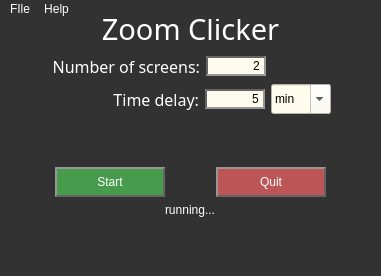
<?xml version="1.0" encoding="UTF-8"?>
<ui version="4.0">
 <class>MainWindow</class>
 <widget class="QMainWindow" name="MainWindow">
  <property name="geometry">
   <rect>
    <x>0</x>
    <y>0</y>
    <width>381</width>
    <height>276</height>
   </rect>
  </property>
  <property name="windowTitle">
   <string>ZoomClicker</string>
  </property>
  <property name="styleSheet">
   <string notr="true">background-color: rgb(50, 50, 50);
color: rgb(255, 255, 255);</string>
  </property>
  <widget class="QWidget" name="centralwidget">
   <widget class="QWidget" name="verticalLayoutWidget">
    <property name="geometry">
     <rect>
      <x>10</x>
      <y>-10</y>
      <width>361</width>
      <height>208</height>
     </rect>
    </property>
    <layout class="QVBoxLayout" name="verticalLayout">
     <item>
      <widget class="QLabel" name="label">
       <property name="sizePolicy">
        <sizepolicy hsizetype="Preferred" vsizetype="Fixed">
         <horstretch>0</horstretch>
         <verstretch>0</verstretch>
        </sizepolicy>
       </property>
       <property name="minimumSize">
        <size>
         <width>0</width>
         <height>40</height>
        </size>
       </property>
       <property name="maximumSize">
        <size>
         <width>16777215</width>
         <height>40</height>
        </size>
       </property>
       <property name="font">
        <font>
         <family>Trebuchet MS</family>
         <pointsize>22</pointsize>
         <weight>9</weight>
         <italic>false</italic>
         <bold>false</bold>
        </font>
       </property>
       <property name="styleSheet">
        <string notr="true">font: 75 22pt &quot;Trebuchet MS&quot;;
color: rgb(255, 255, 255);</string>
       </property>
       <property name="text">
        <string>Zoom Clicker</string>
       </property>
       <property name="alignment">
        <set>Qt::AlignCenter</set>
       </property>
      </widget>
     </item>
     <item>
      <layout class="QVBoxLayout" name="verticalLayout_2">
       <item>
        <layout class="QHBoxLayout" name="horizontalLayout_3">
         <item>
          <widget class="QLabel" name="label_2">
           <property name="font">
            <font>
             <family>Trebuchet MS</family>
             <pointsize>12</pointsize>
             <weight>50</weight>
             <italic>false</italic>
             <bold>false</bold>
            </font>
           </property>
           <property name="styleSheet">
            <string notr="true">font: 12pt &quot;Trebuchet MS&quot;;
color: rgb(255,255,255);</string>
           </property>
           <property name="text">
            <string>Number of screens:</string>
           </property>
           <property name="alignment">
            <set>Qt::AlignRight|Qt::AlignTrailing|Qt::AlignVCenter</set>
           </property>
          </widget>
         </item>
         <item>
          <widget class="QLineEdit" name="numScreens">
           <property name="sizePolicy">
            <sizepolicy hsizetype="Fixed" vsizetype="Fixed">
             <horstretch>0</horstretch>
             <verstretch>0</verstretch>
            </sizepolicy>
           </property>
           <property name="maximumSize">
            <size>
             <width>60</width>
             <height>16777215</height>
            </size>
           </property>
           <property name="styleSheet">
            <string notr="true">background-color: rgb(255, 252, 238);
border-style: inset;
border-width: 2px;
border-color: rgb(100, 100, 100);
font: 12pt &quot;Trebuchet MS&quot;;
color: rgb(0, 0, 0);</string>
           </property>
           <property name="text">
            <string>2</string>
           </property>
           <property name="alignment">
            <set>Qt::AlignRight|Qt::AlignTrailing|Qt::AlignVCenter</set>
           </property>
          </widget>
         </item>
         <item>
          <spacer name="horizontalSpacer">
           <property name="orientation">
            <enum>Qt::Horizontal</enum>
           </property>
           <property name="sizeType">
            <enum>QSizePolicy::Fixed</enum>
           </property>
           <property name="sizeHint" stdset="0">
            <size>
             <width>105</width>
             <height>20</height>
            </size>
           </property>
          </spacer>
         </item>
        </layout>
       </item>
       <item>
        <layout class="QHBoxLayout" name="horizontalLayout_2">
         <item>
          <widget class="QLabel" name="label_3">
           <property name="font">
            <font>
             <family>Trebuchet MS</family>
             <pointsize>12</pointsize>
             <weight>50</weight>
             <italic>false</italic>
             <bold>false</bold>
            </font>
           </property>
           <property name="styleSheet">
            <string notr="true">font: 12pt &quot;Trebuchet MS&quot;;
color: rgb(255,255,255);</string>
           </property>
           <property name="text">
            <string>Time delay:</string>
           </property>
           <property name="alignment">
            <set>Qt::AlignRight|Qt::AlignTrailing|Qt::AlignVCenter</set>
           </property>
          </widget>
         </item>
         <item>
          <widget class="QLineEdit" name="timeDelay">
           <property name="sizePolicy">
            <sizepolicy hsizetype="Fixed" vsizetype="Fixed">
             <horstretch>0</horstretch>
             <verstretch>0</verstretch>
            </sizepolicy>
           </property>
           <property name="maximumSize">
            <size>
             <width>60</width>
             <height>16777215</height>
            </size>
           </property>
           <property name="styleSheet">
            <string notr="true">background-color: rgb(255, 252, 238);
border-style: inset;
border-width: 2px;
border-color: rgb(100, 100, 100);
font: 12pt &quot;Trebuchet MS&quot;;
color: rgb(0, 0, 0);</string>
           </property>
           <property name="text">
            <string>5</string>
           </property>
           <property name="alignment">
            <set>Qt::AlignRight|Qt::AlignTrailing|Qt::AlignVCenter</set>
           </property>
          </widget>
         </item>
         <item>
          <widget class="QComboBox" name="minsecCombo">
           <property name="sizePolicy">
            <sizepolicy hsizetype="Fixed" vsizetype="Fixed">
             <horstretch>0</horstretch>
             <verstretch>2</verstretch>
            </sizepolicy>
           </property>
           <property name="minimumSize">
            <size>
             <width>0</width>
             <height>30</height>
            </size>
           </property>
           <property name="maximumSize">
            <size>
             <width>60</width>
             <height>30</height>
            </size>
           </property>
           <property name="sizeIncrement">
            <size>
             <width>0</width>
             <height>0</height>
            </size>
           </property>
           <property name="baseSize">
            <size>
             <width>0</width>
             <height>0</height>
            </size>
           </property>
           <property name="font">
            <font>
             <family>Trebuchet MS</family>
             <pointsize>12</pointsize>
             <weight>50</weight>
             <italic>false</italic>
             <bold>false</bold>
            </font>
           </property>
           <property name="styleSheet">
            <string notr="true">background-color: rgb(255, 252, 238);
color: rgb(0,0,0);
font: 12pt &quot;Trebuchet MS&quot;;

</string>
           </property>
           <property name="editable">
            <bool>true</bool>
           </property>
           <item>
            <property name="text">
             <string>min</string>
            </property>
           </item>
           <item>
            <property name="text">
             <string>sec</string>
            </property>
           </item>
          </widget>
         </item>
         <item>
          <spacer name="horizontalSpacer_2">
           <property name="orientation">
            <enum>Qt::Horizontal</enum>
           </property>
           <property name="sizeType">
            <enum>QSizePolicy::Fixed</enum>
           </property>
           <property name="sizeHint" stdset="0">
            <size>
             <width>40</width>
             <height>30</height>
            </size>
           </property>
          </spacer>
         </item>
        </layout>
       </item>
      </layout>
     </item>
     <item>
      <spacer name="verticalSpacer">
       <property name="orientation">
        <enum>Qt::Vertical</enum>
       </property>
       <property name="sizeHint" stdset="0">
        <size>
         <width>100</width>
         <height>5</height>
        </size>
       </property>
      </spacer>
     </item>
     <item>
      <layout class="QHBoxLayout" name="horizontalLayout">
       <item>
        <widget class="QPushButton" name="startButt">
         <property name="sizePolicy">
          <sizepolicy hsizetype="Fixed" vsizetype="Fixed">
           <horstretch>0</horstretch>
           <verstretch>0</verstretch>
          </sizepolicy>
         </property>
         <property name="minimumSize">
          <size>
           <width>110</width>
           <height>30</height>
          </size>
         </property>
         <property name="styleSheet">
          <string notr="true">border-style: outset;
border-width: 2px;
border-color: rgb(100,100,100);
background-color: rgb(70, 156, 76);
font: 12pt &quot;Trebuchet MS&quot;;</string>
         </property>
         <property name="text">
          <string>Start</string>
         </property>
        </widget>
       </item>
       <item>
        <widget class="QPushButton" name="quitButt">
         <property name="sizePolicy">
          <sizepolicy hsizetype="Fixed" vsizetype="Fixed">
           <horstretch>0</horstretch>
           <verstretch>0</verstretch>
          </sizepolicy>
         </property>
         <property name="minimumSize">
          <size>
           <width>110</width>
           <height>30</height>
          </size>
         </property>
         <property name="styleSheet">
          <string notr="true">border-style: outset;
border-width: 2px;
border-color: rgb(100,100,100);
font: 12pt &quot;Trebuchet MS&quot;;
background-color: rgb(188, 86, 86);</string>
         </property>
         <property name="text">
          <string>Quit</string>
         </property>
        </widget>
       </item>
      </layout>
     </item>
     <item alignment="Qt::AlignHCenter|Qt::AlignVCenter">
      <widget class="QLabel" name="runningLabel">
       <property name="maximumSize">
        <size>
         <width>100</width>
         <height>30</height>
        </size>
       </property>
       <property name="styleSheet">
        <string notr="true">font: italic 12pt &quot;Trebuchet MS&quot;;
color: rgb(255, 255, 255);</string>
       </property>
       <property name="text">
        <string>running...</string>
       </property>
      </widget>
     </item>
    </layout>
   </widget>
  </widget>
  <widget class="QMenuBar" name="menubar">
   <property name="geometry">
    <rect>
     <x>0</x>
     <y>0</y>
     <width>381</width>
     <height>27</height>
    </rect>
   </property>
   <widget class="QMenu" name="menuFIle">
    <property name="title">
     <string>FIle</string>
    </property>
    <addaction name="actionExit"/>
   </widget>
   <widget class="QMenu" name="menuHelp">
    <property name="title">
     <string>Help</string>
    </property>
    <addaction name="actionHelp"/>
    <addaction name="actionAbout_2"/>
   </widget>
   <addaction name="menuFIle"/>
   <addaction name="menuHelp"/>
  </widget>
  <widget class="QStatusBar" name="statusbar"/>
  <action name="actionExit">
   <property name="text">
    <string>Exit</string>
   </property>
   <property name="font">
    <font>
     <family>Trebuchet MS</family>
    </font>
   </property>
  </action>
  <action name="actionHelp">
   <property name="text">
    <string>Help</string>
   </property>
  </action>
  <action name="actionAbout">
   <property name="text">
    <string>ABout</string>
   </property>
  </action>
  <action name="actionAbout_2">
   <property name="text">
    <string>About</string>
   </property>
  </action>
 </widget>
 <resources/>
 <connections/>
</ui>
